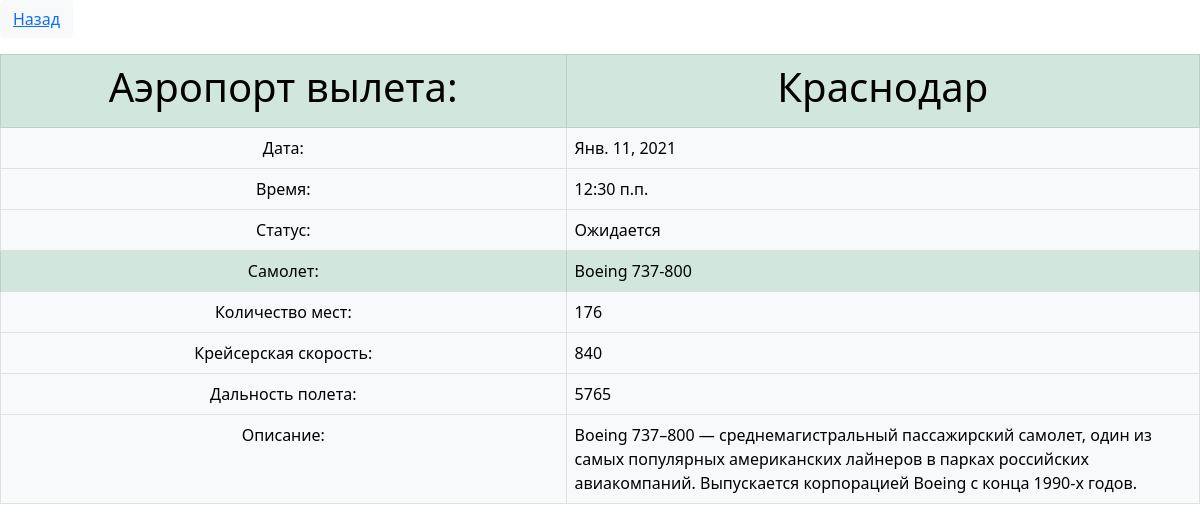
Page /2/ on the committed database.
### Airport_app/models.py (models this page shows, shortened)
class Flight(models.Model):
    departure_airport = models.CharField("Аэропорт вылета", max_length=100)
    data = models.DateField("Дата")
    time = models.TimeField("Время")
    status = models.TextField("Статус")
    planes = models.ManyToManyField(Plane, verbose_name="Самолет", related_name="plane_flight")
    draft = models.BooleanField("Черновик", default=False)
    class Meta:
        verbose_name = "Рейс"
        verbose_name_plural = "Рейсы"

class Plane(models.Model):
    name = models.CharField("Модель", max_length=50)
    seats = models.IntegerField("Количество мест",default = 0)
    cruising_speed = models.IntegerField("Крейсерская скорость",default = 0)
    flight_range = models.IntegerField("Дальность полета",default = 0)
    description = models.TextField("Описание")
    class Meta:
        verbose_name = "Самолет"
        verbose_name_plural = "Самолеты"

### Airport_app/views.py (the view)
# urls.py: path("<int:pk>/", views.FlightDetailView.as_view(), name="flight"),
class FlightDetailView(View):
    def get(self, request, pk):
        flight = Flight.objects.get(id=pk)
        return render(request, "flights/detail.html", {"flight": flight})

### templates/flights/detail.html (shortened to what this page needs)
<!DOCTYPE html>
<html lang="ru">
<head>
    <link href="https://cdn.jsdelivr.net/npm/bootstrap@5.0.0-beta1/dist/css/bootstrap.min.css" rel="stylesheet">
</head>
<body>
<button type="button" class="btn btn-light"><a href="/">Назад</a></button>
<p>
<table class="table table-light table-hover table-bordered">
    <thead>
      <tr class = "table-success">
        <th ><h1 align="center">Аэропорт вылета:</h1></th>
        <th><h1 align="center">{{ flight.departure_airport }}</h1></th>
      </tr>
    </thead>
    <tbody>
        <tr>
            <td align="center">Дата:</td>
            <td>{{ flight.data }}</td>
        </tr>
        <tr>
            <td align="center">Время:</td>
            <td>{{ flight.time }}</td>
        </tr>
        <tr>
            <td align="center">Статус:</td>
            <td>{{ flight.status }}</td>
        </tr>
        {% for plane in flight.planes.all %}
        <tr>
        <td class = "table-success" align="center">Самолет:</td>
        <td class = "table-success">
                {{ plane.name }}
        </td>
        </tr>
        <tr>
            <td align="center">Количество мест:</td>
            <td>
                    {{ plane.seats}}
            </td>
        </tr>
        <tr>
            <td align="center">Крейсерская скорость:</td>
            <td>
                    {{ plane.cruising_speed }}
            </td>
        </tr>
        <tr>
            <td align="center">Дальность полета:</td>
            <td>
                    {{ plane.flight_range }}
            </td>
        </tr>
        <tr>
        <td align="center">Описание:</td>
        <td>
                {{ plane.description }}
        </td>
        </tr>
        {% endfor %}
    </tbody>
  </table>
</p>
</body>
</html>

### templates/flights/detail.html (style rules this page uses)
BODY { background: url(/static/images/Фон.png); background-size: cover; }
table th { width: 30px; height: 30px; }
table td { width: 30px; height: 30px; }

### rows in the picture
Flight: departure_airport "Краснодар", data "Янв. 11, 2021", time "12:30 п.п.", status "Ожидается"
Plane: name "Boeing 737-800", seats "176", cruising_speed "840", flight_range "5765", description "Boeing 737–800 — среднемагистральный пассажирский самолет, один из самых популярных американских лайнеров в парках российских авиакомпаний. Выпускается корпорацией Boeing с конца 1990-х годов."
